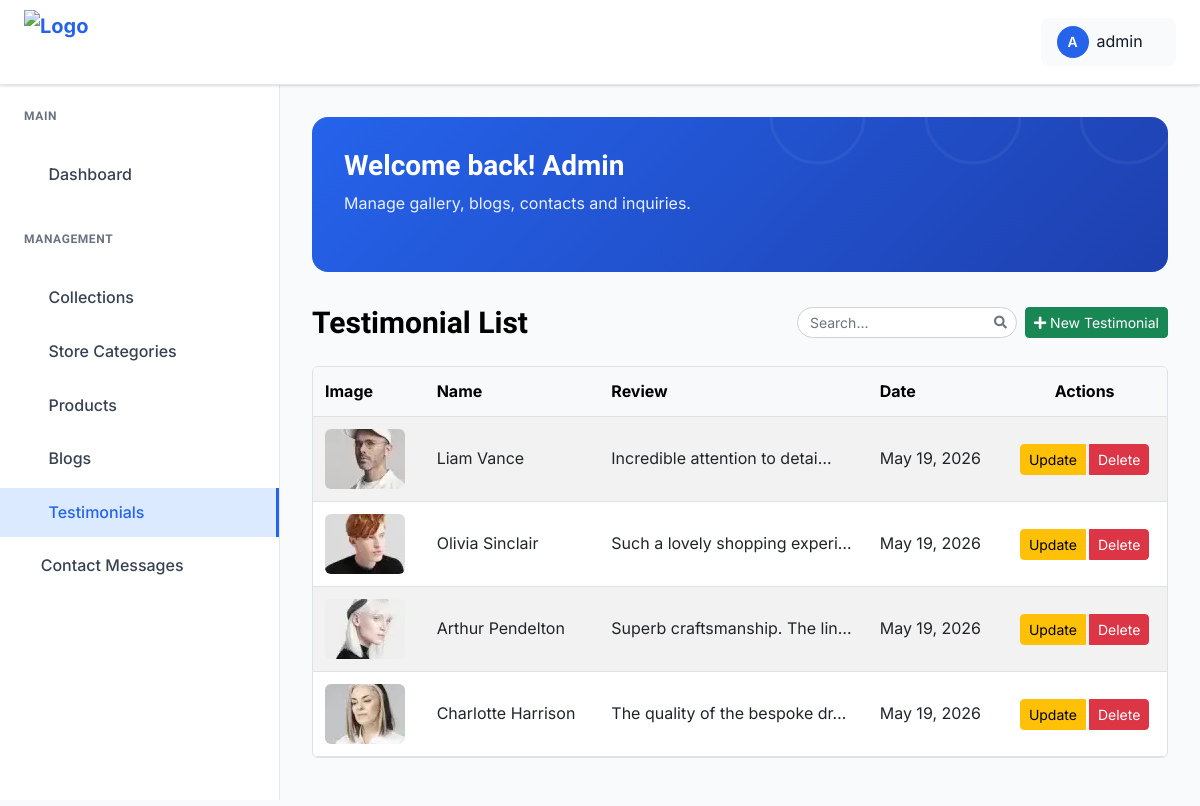
The app's page /dashboard/testimonials/ (signed in) with its own data.
### zuzanne_app/models.py (models this page shows, shortened)
class OptimizedImageModel(models.Model):
    image_fields = []
    class Meta:
        abstract = True

class Testimonial(OptimizedImageModel):
    image_fields = ["image"]
    name = models.CharField(max_length=100, help_text="Name of the person giving the testimonial")
    image = models.ImageField(upload_to="testimonials/", blank=True, null=True, help_text="Profile picture")
    review = models.TextField(help_text="Customer or client review")
    created_at = models.DateTimeField(auto_now_add=True)
    updated_at = models.DateTimeField(auto_now=True)
    class Meta:
        ordering = ["-created_at"]
        verbose_name = "Testimonial"
        verbose_name_plural = "Testimonials"

### zuzanne_app/views.py (the view)
# urls.py: path("dashboard/testimonials/", views.testimonial_list, name="testimonial_list"),
@login_required(login_url="admin_login")
def testimonial_list(request):
    testimonials_qs = Testimonial.objects.all().order_by("-created_at")
    paginator = Paginator(testimonials_qs, 8)
    page_number = request.GET.get("page")
    testimonials = paginator.get_page(page_number)
    return render(request, "admin_pages/review_list.html", {"testimonials": testimonials})

### templates/admin_pages/review_list.html (shortened to what this page needs)
{% extends "admin_pages/base.html" %}
{% load static %}
{% block content %}
<div class="dashboard__form__wraper">
    <div class="create__course__title mb-4 d-flex flex-wrap justify-content-between align-items-center gap-2">
        <h4 class="mb-0">Testimonial List</h4>
        <div class="d-flex align-items-center gap-2 ms-auto">
            <div class="search-box">
                <input type="text" id="blogSearchInput" class="form-control form-control-sm" placeholder="Search...">
            </div>
        </div>
        <a href="{% url 'testimonial_create' %}" class="btn btn-success btn-sm">
            <i class="fas fa-plus"></i> New Testimonial
        </a>
    </div>
    <div class="custom-table-container">
        <table class="table table-striped table-hover align-middle">
            <thead class="table-light">
                <tr>
                    <th scope="col">Image</th>
                    <th scope="col">Name</th>
                    <th scope="col">Review</th>
                    <th scope="col">Date</th>
                    <th scope="col" class="text-center">Actions</th>
                </tr>
            </thead>
            <tbody>
                {% for testimonial in testimonials %}
                <tr>
                    <td>
                        {% if testimonial.image %}
                        <img src="{{ testimonial.image.url }}" alt="{{ testimonial.name }}" class="img-fluid rounded"
                            width="80" height="60" style="object-fit: cover;">
                        {% else %}
                        <img src="https://via.placeholder.com/80x60?text=No+Image" alt="No Image"
                            class="img-fluid rounded" width="80" height="60">
                        {% endif %}
                    </td>
                    <td>{{ testimonial.name }}</td>
                    <td class="description-cell">{{ testimonial.review|truncatechars:30|safe }}</td>
                    <td>{{ testimonial.created_at|date:"M d, Y" }}</td>
                    <td class="text-center">
                        <div class="btn-group" role="group">
                            <button type="button" class="btn btn-sm btn-warning me-1" data-bs-toggle="modal"
                                data-bs-target="#updateTestimonialModal{{ testimonial.id }}">
                                Update
                            </button>
                            <button type="button" class="btn btn-sm btn-danger" data-bs-toggle="modal"
                                data-bs-target="#deleteTestimonialModal{{ testimonial.id }}">
                                Delete
                            </button>
                        </div>
                    </td>
                </tr>
                {% endfor %}
            </tbody>
        </table>
    </div>
</div>
{% endblock %}

### templates/admin_pages/base.html (shortened to what this page needs)
{% load static %}
{% load static %}
<!DOCTYPE html>
<html class="no-js" lang="en">
<head>
    <link rel="stylesheet" href="https://cdnjs.cloudflare.com/ajax/libs/toastr.js/latest/toastr.min.css">
    <link href="https://cdnjs.cloudflare.com/ajax/libs/font-awesome/5.15.4/css/all.min.css" rel="stylesheet">
    <link rel="stylesheet" href="{% static 'admin-static/assets/css/bootstrap.min.css' %}">
    <link rel="stylesheet" href="{% static 'admin-static/assets/css/icofont.min.css' %}">
    <link rel="stylesheet" href="{% static 'admin-static/assets/css/style.css' %}">
</head>
<body>
    <header class="dashboard-header">
        <div class="header-left">
            <a href="{% url 'admin_dashboard' %}" class="logo">
                <img src="{% static 'admin-static/assets/img/zuzanne.png' %}" alt="Logo" style="height: 65px; width: auto; object-fit: contain;">
            </a>
        </div>
        <div class="header-right">
            <div class="user-profile-dropdown">
                <div class="user-profile-toggle">
                    <div class="user-avatar">
                        {{ request.user.username|first|upper }}
                    </div>
                    <span>{{ request.user.username}}</span>
                    <i class="icofont-simple-down"></i>
                </div>
            </div>
        </div>
    </header>
    <aside class="dashboard-sidebar" id="dashboardSidebar">
        <div class="sidebar-content">
            <div class="sidebar-section">
                <h6 class="sidebar-title">Main</h6>
                <ul class="sidebar-menu">
                    <li>
                        <a href="{% url 'admin_dashboard' %}"
                            class="{% if request.resolver_match.url_name == 'admin_dashboard' %}active{% endif %}">
                            <i class="icofont-dashboard"></i>
                            Dashboard
                        </a>
                    </li>
                </ul>
            </div>
            <div class="sidebar-section">
                <h6 class="sidebar-title">Management</h6>
                <ul class="sidebar-menu">
                    <li>
                        <a href="{% url 'collection_list' %}"
                            class="{% if request.resolver_match.url_name == 'collection_list' or request.resolver_match.url_name == 'collection_create' or request.resolver_match.url_name == 'collection_update' %}active{% endif %}">
                            <i class="icofont-list"></i>
                            Collections
                        </a>
                    </li>
                    <li>
                        <a href="{% url 'store_category_list' %}"
                            class="">
                            <i class="icofont-tags"></i>
                            Store Categories
                        </a>
                    </li>
                    <li>
                        <a href="{% url 'product_list' %}"
                            class="{% if request.resolver_match.url_name == 'product_list' or request.resolver_match.url_name == 'product_create' or request.resolver_match.url_name == 'product_update' %}active{% endif %}">
                            <i class="icofont-shopping-cart"></i>
                            Products
                        </a>
                    </li>
                    <li>
                        <a href="{% url 'admin_blog_list' %}"
                            class="{% if request.resolver_match.url_name == 'admin_blog_list' or request.resolver_match.url_name == 'admin_block_list' %}active{% endif %}">
                            <i class="icofont-newspaper"></i>
                            Blogs
                        </a>
                    </li>
                    <li>
                        <a href="{% url 'testimonial_list' %}"
                            class="{% if request.resolver_match.url_name == 'testimonial_list' %}active{% endif %}">
                            <i class="icofont-quote-left"></i>
                            Testimonials
                        </a>
                    </li>
                    <li>
                        <a href="{% url 'contact_list' %}"
                            class="{% if request.resolver_match.url_name == 'contact_list' %}active{% endif %} d-flex align-items-center justify-content-between" style="width: 100%;">
                            <span>
                                <i class="icofont-ui-messaging"></i>
                                Contact Messages
                            </span>
                        </a>
                    </li>
                </ul>
            </div>
        </div>
    </aside>
    <main class="dashboard-main">
        <div class="dashboard-content">
            <div class="dashboard-banner">
                <div class="banner-content">
                    <h1 class="banner-title">Welcome back! Admin</h1>
                    <p class="banner-subtitle">Manage gallery, blogs, contacts and inquiries.</p>
                </div>
            </div>
            {% block content %}{% endblock %}
        </div>
    </main>
</body>
</html>

### templates/admin_pages/review_list.html (style rules this page uses)
.custom-table-container .table img { width: 80px; height: 60px; object-fit: cover; border-radius: 6px; }
.custom-table-container { width: 100%; overflow-x: auto; -webkit-overflow-scrolling: touch; border: 1px solid #dee2e6; border-radius: 0.375rem; background: white; margin-bottom: 1rem; position: relative; }
.custom-table-container { overflow-y: hidden; }
.custom-table-container table { min-width: 800px; width: 100%; margin-bottom: 0; }
.description-cell { max-width: 250px; overflow: hidden; text-overflow: ellipsis; white-space: nowrap; }
.custom-table-container .table th, .custom-table-container .table td { vertical-align: middle; padding: 0.75rem; }
.custom-table-container thead th { position: sticky; top: 0; background-color: #f8f9fa; z-index: 10; box-shadow: 0 1px 0 #dee2e6; }

### records on screen
Testimonial: image (picture), name "Liam Vance", review "Incredible attention to detai…", created_at "May 19, 2026"
Testimonial: image (picture), name "Olivia Sinclair", review "Such a lovely shopping experi…", created_at "May 19, 2026"
Testimonial: image (picture), name "Arthur Pendelton", review "Superb craftsmanship. The lin…", created_at "May 19, 2026"
Testimonial: image (picture), name "Charlotte Harrison", review "The quality of the bespoke dr…", created_at "May 19, 2026"

### other values on screen
{{ request.user.username|first|upper }} "A"
{{ request.user.username }} "admin"
